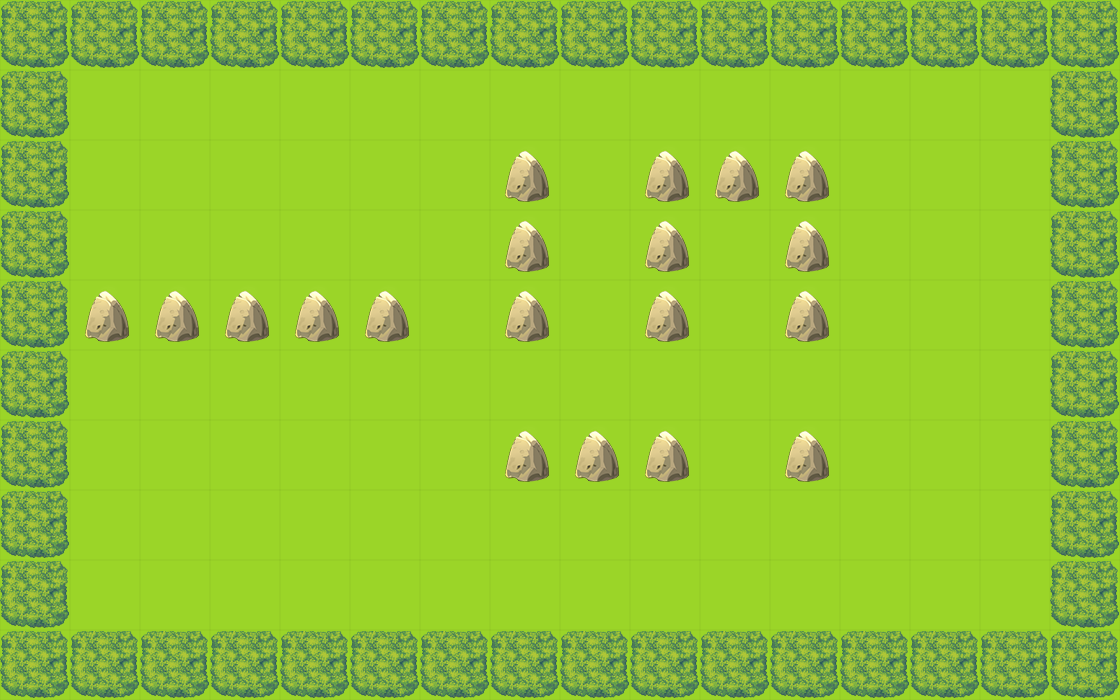

Rendered tile map (Tiled .tmx) drawn with the repository's tilesets; below, a short description and the map source with its tile grids summarised:
An orthogonal 16x10 tile map with 70x70 px tiles, 2 tile layers (bgLayer, walkLayer) and 9 objects (2x monster_0, player, key, exit, box_1, ...).

<map version="1.0" orientation="orthogonal" renderorder="right-down" width="16" height="10" tilewidth="70" tileheight="70" nextobjectid="22">
 <tileset firstgid="1" name="333" tilewidth="70" tileheight="70" tilecount="100">
  <image source="333.png" width="700" height="700" />
 </tileset>
 <layer name="bgLayer" width="16" height="10">
  <data>[160 cells, 160 non-empty, 1 distinct tile ids]</data>
 </layer>
 <layer name="walkLayer" width="16" height="10">
  <data>[160 cells, 67 non-empty, 2 distinct tile ids]</data>
 </layer>
 <objectgroup name="object0">
  <object id="1" name="player" x="70" y="140" width="70" height="70">
   <properties>
    <property name="hp" value="600" />
   </properties>
  </object>
 </objectgroup>
 <objectgroup name="object1">
  <object id="3" name="key" x="350" y="140" width="70" height="70" />
  <object id="4" name="exit" x="980" y="140" width="70" height="70" />
 </objectgroup>
 <objectgroup name="object2">
  <object id="5" name="box_1" x="70" y="560" width="70" height="70" />
  <object id="8" name="box_2" x="980" y="420" width="70" height="70" />
  <object id="9" name="box_3" x="420" y="350" width="70" height="70" />
 </objectgroup>
 <objectgroup name="object4">
  <object id="20" name="monster_0" x="350" y="490" width="70" height="70">
   <properties>
    <property name="dirX" value="0" />
    <property name="dirY" value="1" />
    <property name="path" value="monster_1.png" />
    <property name="reverse" value="-2" />
    <property name="speed" value="100" />
   </properties>
  </object>
  <object id="21" name="monster_0" x="700" y="280" width="70" height="70">
   <properties>
    <property name="dirX" value="0" />
    <property name="dirY" value="-1" />
    <property name="path" value="monster_2.png" />
    <property name="reverse" value="-2" />
    <property name="speed" value="100" />
   </properties>
  </object>
 </objectgroup>
 <objectgroup name="object3">
  <object id="19" name="trap_1" x="560" y="560" width="70" height="70" />
 </objectgroup>
</map>
